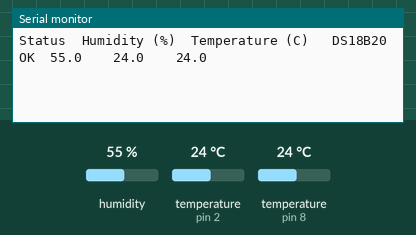
This sketch was run on a simulated Arduino Uno, built with avr-gcc and run on an emulated ATmega328P. Parts: the last lines printed to the serial monitor. The inputs (shaded band) are chosen by the test bench; at power-on: humidity 55 %, temperature (sensors on pin 2, pin 8) 24 °C.

Above: at 5.5 s.
5.6 s: humidity set to 22 %
At 6.2 s:
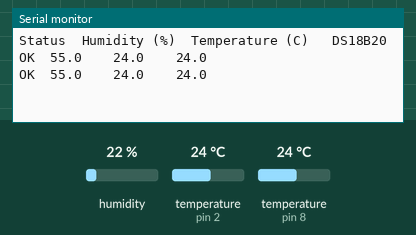
9.6 s: temperature (sensor on pin 2) set to 12 °C
At 11.9 s:
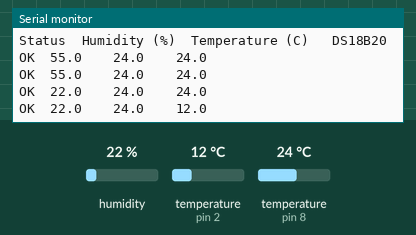
13.6 s: temperature (sensor on pin 8) set to 12 °C
At 15.3 s:
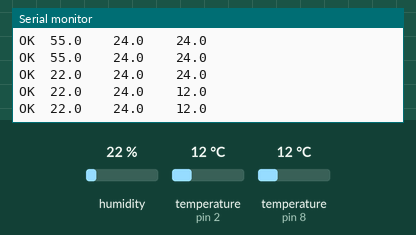
17.6 s: temperature (sensor on pin 2) set to 19 °C
At 19.8 s:
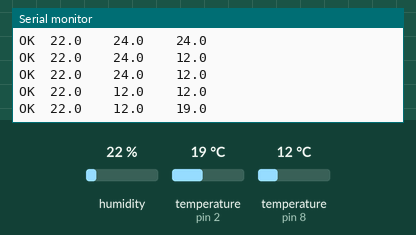
21.6 s: humidity set to 40 %
At 23.2 s:
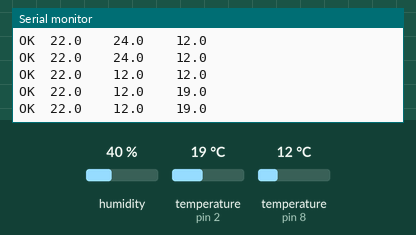
Timing chart, 0 to 24.7 s (numbered marks = the images above; inputs shaded):
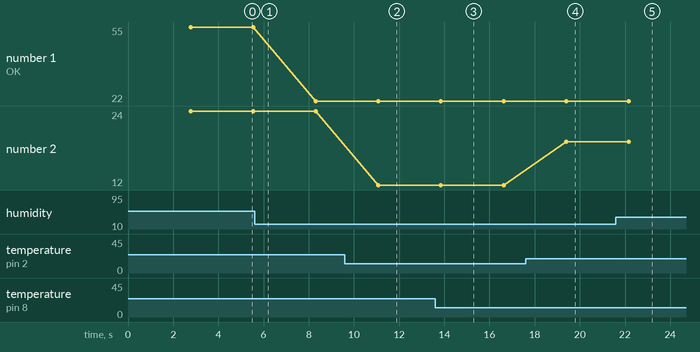

Measured:
- after the input at 9.6 s, the serial monitor: prints a new line after 1.5 s (image 2)
- after the input at 17.6 s, the serial monitor: prints a new line after 1.8 s (image 4)
- plotted number 1: 55 → 22 after the input at 5.6 s, 22 → 40 after the input at 21.6 s
- plotted number 2: 24 → 12 after the input at 9.6 s, 12 → 19 after the input at 17.6 s

The sketch:

DHT_test.ino
```cpp
#include <DHT.h>
#include <OneWire.h>
#include <DallasTemperature.h>

#define ONE_WIRE_BUS 2

DHT dht;
OneWire oneWire(ONE_WIRE_BUS);
DallasTemperature sensors(&oneWire);

void setup()
{
  Serial.begin(9600);
  Serial.println();
  Serial.println("Status\tHumidity (%)\tTemperature (C)\t DS18B20");

  dht.setup(8); // data pin 8
  sensors.begin();
}

void loop()
{
  delay(dht.getMinimumSamplingPeriod());

  float humidity = dht.getHumidity();
  float temperature = dht.getTemperature();
  sensors.requestTemperatures();

  Serial.print(dht.getStatusString());
  Serial.print("\t");
  Serial.print(humidity, 1);
  Serial.print("\t\t");
  Serial.print(temperature, 1);
  Serial.print("\t\t");
  Serial.println(sensors.getTempCByIndex(0), 1);
}
```
